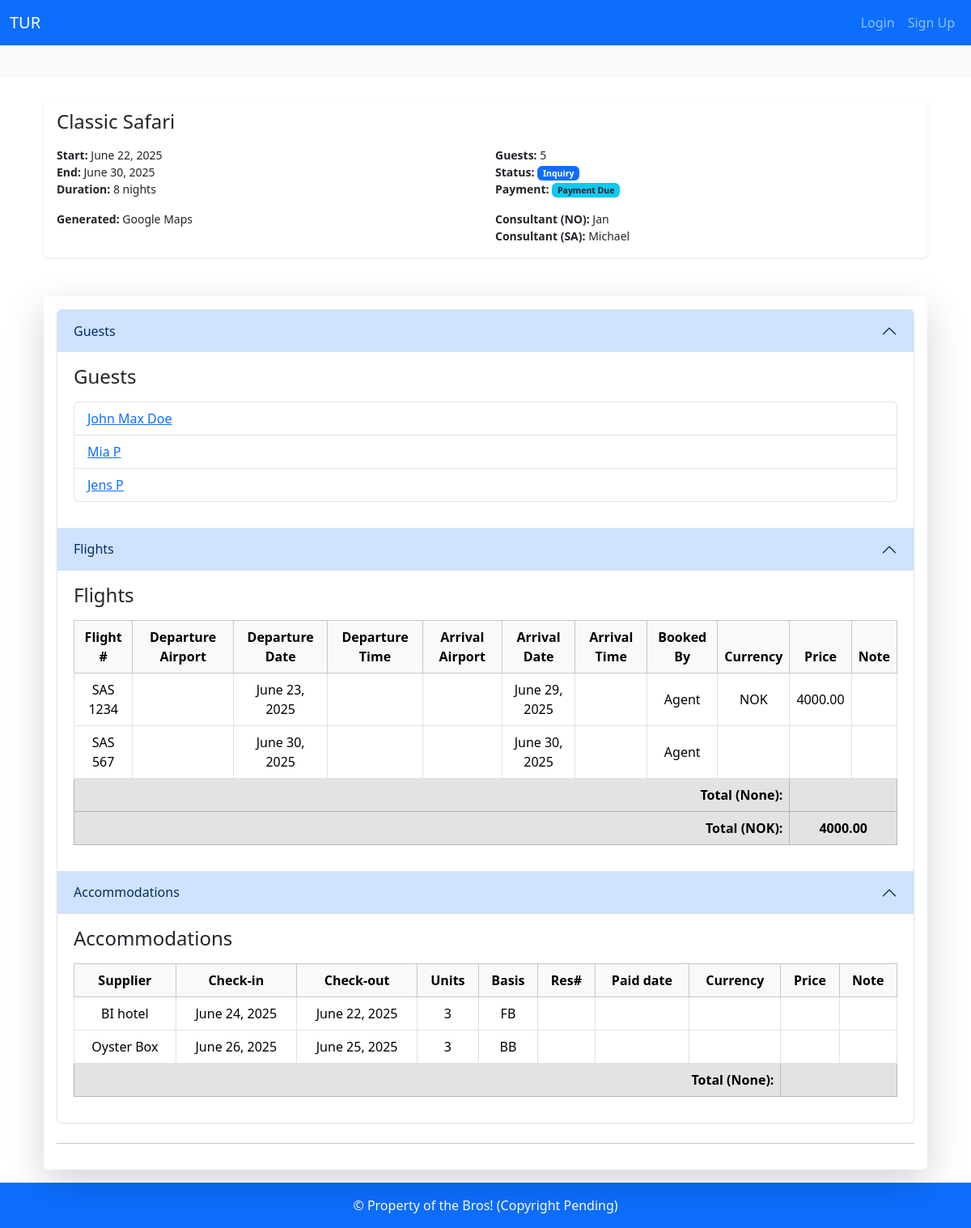
Screenshot of /trips/24 with the database file from the repository.
### booking_system/models.py (models this page shows, shortened)
class Trip(models.Model):
    name = models.CharField(max_length=64)
    number_of_guests = models.IntegerField()
    guests = models.ManyToManyField(Guest, related_name="trips", blank=True)
    start_date = models.DateField()
    end_date = models.DateField()
    generated = models.ForeignKey(Generated, on_delete=models.SET_NULL, blank=True, null=True)
    agent = models.ForeignKey(Agent, on_delete=models.SET_NULL, blank=True, null=True)
    payment_status = models.ForeignKey(PaymentStatus, on_delete=models.PROTECT, blank=True, null=True)
    trip_status = models.ForeignKey(TripStatus, on_delete=models.PROTECT, blank=True, null=True)
    no_consultant = models.ForeignKey(
        Consultant, on_delete=models.PROTECT, null=True, blank=True, related_name="no_consultant_trips", verbose_name='Norwegian consultant')
    sa_consultant = models.ForeignKey(
        Consultant, on_delete=models.PROTECT, null=True, blank=True, related_name="sa_consultant_trips", verbose_name='South African consultant')
    note = models.TextField(blank=True, null=True)
    class Meta:
        ordering = ["start_date"]
    def duration(self):
        if self.start_date and self.end_date:
            return (self.end_date - self.start_date).days
        return None

class TripStatus(models.Model):
    title = models.CharField(max_length=255, unique=True)
    description = models.CharField(max_length=255, blank= True, null=True)
    class Meta:
        verbose_name_plural = "TripStatuses"
    def __str__(self):
        return self.title

class PaymentStatus(models.Model):
    title = models.CharField(max_length=255, unique=True)
    description = models.CharField(max_length=255, blank= True, null=True)
    class Meta:
        verbose_name_plural = "PaymentStatuses"
    def __str__(self):
        return self.title

class Generated(models.Model):
    title = models.CharField(max_length=255, unique=True)
    def __str__(self):
        return self.title

class Consultant(models.Model):
    types = [
    ("NOR", "Norwegian"),
    ("ZAR", "South African"),
    ("OTHER", "Other"),
    ]
    user = models.OneToOneField(User, on_delete=models.CASCADE)
    type = models.CharField(max_length=32, choices=types)
    def __str__(self):
        return self.user.get_full_name() or self.user.username

class Guest(models.Model):
    first_name = models.CharField(max_length=50)
    last_name = models.CharField(max_length=50)
    middle_name = models.CharField(max_length=50, blank=True, null=True)
    date_of_birth = models.DateField(blank=True, null=True)
    email = models.EmailField(unique=True,blank=True, null=True)
    mobile = PhoneNumberField(region='NO')
    emergency_contact = models.ForeignKey(
        'self',
        on_delete=models.SET_NULL,
        blank=True,
        null=True,
        related_name="emergency_for"
    )
    def __str__(self):
        if self.middle_name:
            return f"{self.first_name} {self.middle_name} {self.last_name}"
        else:
            return f"{self.first_name} {self.last_name}"

class Flight(models.Model):
    trip = models.ForeignKey(Trip, on_delete=models.CASCADE)
    number = models.CharField(max_length=16)
    arrival_date = models.DateField(blank=True, null=True)
    arrival_time = models.TimeField(blank=True, null=True)
    arrival_airport = models.CharField(max_length=64, blank=True, null=True)
    departure_date = models.DateField(blank=True, null=True)
    departure_time = models.TimeField(blank=True, null=True)
    departure_airport = models.CharField(max_length=64, blank=True, null=True)
    price = models.DecimalField(max_digits=10, decimal_places=2, blank=True, null=True)
    currency = models.ForeignKey(Currency, on_delete=models.PROTECT, blank=True, null=True)
    booked_by = models.CharField(max_length=16)
    note = models.TextField(blank=True, null=True)

class Currency(models.Model):
    name = models.CharField(max_length=32)
    code = models.CharField(max_length=3)
    class Meta:
        verbose_name_plural = "Currencies"

class Accommodation(models.Model):
    trip = models.ForeignKey(Trip, on_delete=models.PROTECT)
    supplier = models.ForeignKey(Supplier, on_delete=models.PROTECT)
    units = models.IntegerField(blank=True, null=True)
    arrival_date = models.DateField()
    departure_date = models.DateField()
    basis = models.ForeignKey(Basis, on_delete=models.PROTECT, blank=True, null=True)
    price = models.DecimalField(max_digits=10, decimal_places=2, blank=True, null=True)
    currency = models.ForeignKey(Currency, on_delete=models.PROTECT, blank=True, null=True)
    reservation_number = models.CharField(max_length=256,blank=True, null=True )
    paid= models.BooleanField(blank=True, null=True)
    paid_date = models.DateField(blank=True, null=True)
    note = models.TextField(blank=True)

class Supplier(models.Model):
    name = models.CharField(max_length=64)
    def __str__(self):
        return self.name

class Basis(models.Model):
    code = models.CharField(max_length=3)
    description  = models.TextField()
    def __str__(self):
        return self.code

### booking_system/views.py (the view)
def trip_view(request,trip_id):
    trip = get_object_or_404(Trip,id=trip_id)
    flights = Flight.objects.filter(trip=trip)
    flight_totals_by_currency = (
    flights.values('currency__code').annotate(total_price=Sum('price')).order_by('currency__code')
    )
    accommodations = Accommodation.objects.filter(trip=trip)
    acc_totals_by_currency = (
    accommodations.values('currency__code').annotate(total_price=Sum('price')).order_by('currency__code')
    )
    return render(request, 'booking_system//trip/trip_view.html', {
        'trip': trip,
        "view": True,
        'flights': flights,
        'flight_totals_by_currency': flight_totals_by_currency,
        'accommodations': accommodations,
        'acc_totals_by_currency': acc_totals_by_currency,
    })

### booking_system/templates/booking_system/trip/trip_view.html (shortened to what this page needs)
{% extends "base.html" %}
{% block body %}
{% include "booking_system/partials/trip_details.html" %}
<div class="container mt-5">
<div class="card shadow-lg border-0">
<div class="card-body">
      <div class="accordion mb-4" id="tripDetailsAccordion">
        <div class="accordion-item">
          <h2 class="accordion-header" id="headingGuests">
            <button class="accordion-button collapse show" type="button" data-bs-toggle="collapse"
                    data-bs-target="#collapseGuests" aria-expanded="true" aria-controls="collapseGuests">
              Guests
            </button>
          </h2>
          <div id="collapseGuests" class="accordion-collapse collapse show" aria-labelledby="headingGuests" >
            <div class="accordion-body">
              <div class="d-flex justify-content-between align-items-center mb-3">
                <h4 class="m-0">Guests</h4>
              </div>
              {% if trip.guests.exists %}
              <ul class="list-group mb-3">
                {% for guest in trip.guests.all %}
                <li class="list-group-item d-flex justify-content-between align-items-center">
                <a href="{% url 'guest_view' guest.id %}">{{ guest }}</a>
                </li>
                {% endfor %}
              </ul>
              {% else %}
              <p class="text-muted mb-3">No guests added yet.</p>
              <a href="{% url 'trip_guest_search' trip.id 0 %}" class="btn btn-sm btn-outline-primary">Add Guests</a>
              {% endif %}
            </div>
          </div>
        </div>
        <div class="accordion-item">
          <h2 class="accordion-header" id="headingFlights">
            <button class="accordion-button collapse show" type="button" data-bs-toggle="collapse"
                    data-bs-target="#collapseFlights" aria-expanded="true" aria-controls="collapseFlights">
              Flights
            </button>
          </h2>
          <div id="collapseFlights" class="accordion-collapse collapse show" aria-labelledby="headingFlights" >
            <div class="accordion-body">
              {% if flights %}
                {% include "booking_system/partials/flight_table.html" %}
              {% else %}
                <p class="text-muted mb-3">No flights added yet.</p>
                {% if user.is_authenticated %}
                <a href="{% url 'trip_add_flights' trip.id %}" class="btn btn-sm btn-outline-primary">Add Flights</a>
                {% endif %}
              {% endif %}
            </div>
          </div>
        </div>
        <div class="accordion-item">
          <h2 class="accordion-header" id="headingAccommodations">
            <button class="accordion-button collapse show" type="button" data-bs-toggle="collapse"
                    data-bs-target="#collapseAccommodations" aria-expanded="true" aria-controls="collapseAccommodations">
              Accommodations
            </button>
          </h2>
          <div id="collapseAccommodations" class="accordion-collapse collapse show" aria-labelledby="headingAccommodations">
            <div class="accordion-body">
              {% if accommodations %}
              {% include "booking_system/partials/accommodation_table.html" %}
            {% else %}
              <p class="text-muted mb-3">No accommodations added yet.</p>
              {% if user.is_authenticated %}
              <a href="{% url 'trip_add_accommodations' trip.id %}" class="btn btn-sm btn-outline-primary">Add Accommodations</a>
              {% endif %}
            {% endif %}
            </div>
          </div>
        </div>
      </div>
      <hr>
    </div>
  </div>
</div>
{% endblock %}

### booking_system/templates/booking_system/partials/trip_details.html (shortened to what this page needs)
<div class="container mt-4">
    <div class="card shadow-sm border-0">
      <div class="card-body">
        <div class="d-flex justify-content-between align-items-center mb-3">
          <h4 class="card-title mb-0">{{ trip.name }}</h4>
        </div>
        <div class="row small">
          <div class="col-md-6">
            <strong>Start:</strong> {{ trip.start_date }}<br>
            <strong>End:</strong> {{ trip.end_date }}<br>
            <strong>Duration:</strong> {{ trip.duration }} nights
          </div>
          <div class="col-md-6">
            <strong>Guests:</strong> {{ trip.number_of_guests }}<br>
            <strong>Status:</strong> <span class="badge bg-primary">{{ trip.trip_status }}</span><br>
            <strong>Payment:</strong> <span class="badge bg-info text-dark">{{ trip.payment_status }}</span>
          </div>
        </div>
        <div class="row mt-3 small">
          <div class="col-md-6">
            <strong>Generated:</strong> {{ trip.generated }}<br>
          </div>
          <div class="col-md-6">
            {% if trip.no_consultant %}
            <strong>Consultant (NO):</strong> {{ trip.no_consultant }}<br>
            {% endif %}
            {% if trip.sa_consultant %}
            <strong>Consultant (SA):</strong> {{ trip.sa_consultant }}
            {% endif %}
          </div>
        </div>
      </div>
    </div>
  </div>

### booking_system/templates/booking_system/partials/flight_table.html (shortened to what this page needs)
      <div class="d-flex justify-content-between align-items-center mb-3">
        <h4 class="m-0">Flights</h4>
      </div>
      <div class="table-responsive">
        <table class="table table-bordered align-middle text-center">
          <thead class="table-light">
            <tr>
              <th>Flight #</th>
              <th>Departure Airport</th>
              <th>Departure Date</th>
              <th>Departure Time</th>
              <th>Arrival Airport</th>
              <th>Arrival Date</th>
              <th>Arrival Time</th>
              <th>Booked By</th>
              <th>Currency</th>
              <th>Price</th>
              <th>Note</th>
            </tr>
          </thead>
          <tbody>
            {% for flight in flights %}
            <tr>
              <td>{{ flight.number|default_if_none:"" }}</td>
              <td>{{ flight.departure_airport|default_if_none:"" }}</td>
              <td>{{ flight.departure_date|date:"F d, Y"|default_if_none:"" }}</td>
              <td>{{ flight.departure_time|default_if_none:"" }}</td>
              <td>{{ flight.arrival_airport|default_if_none:"" }}</td>
              <td>{{ flight.arrival_date|date:"F d, Y"|default_if_none:"" }}</td>
              <td>{{ flight.arrival_time|default_if_none:"" }}</td>
              <td>{{ flight.booked_by|default_if_none:"" }}</td>
              <td>{{ flight.currency.code|default_if_none:"" }}</td>
              <td>{{ flight.price|default_if_none:"" }}</td>
              <td class="text-start">{{ flight.note|default_if_none:"" }}</td>
            </tr>
            {% endfor %}
            {% for row in flight_totals_by_currency %}
            <tr class="table-secondary fw-bold">
              <td colspan="9" class="text-end">Total ({{ row.currency__code }}):</td>
              <td colspan="2">{{ row.total_price|floatformat:2 }}</td>
            </tr>
            {% endfor %}
          </tbody>
        </table>
      </div>

### booking_system/templates/booking_system/partials/accommodation_table.html (shortened to what this page needs)
      <div class="d-flex justify-content-between align-items-center mb-3">
        <h4 class="m-0">Accommodations</h4>
      </div>
      <div class="table-responsive">
        <table class="table table-bordered align-middle text-center">
          <thead class="table-light">
            <tr>
              <th>Supplier</th>
              <th>Check-in</th>
              <th>Check-out</th>
              <th>Units</th>
              <th>Basis</th>
              <th>Res#</th>
              <th>Paid date</th>
              <th>Currency</th>
              <th>Price</th>
              <th>Note</th>
            </tr>
          </thead>
          <tbody>
            {% for acc in accommodations %}
            <tr>
              <td>{{ acc.supplier|default_if_none:"" }}</td>
              <td>{{ acc.departure_date|date:"F d, Y"|default_if_none:"" }}</td>
              <td>{{ acc.arrival_date|date:"F d, Y"|default_if_none:"" }}</td>
              <td>{{ acc.units|default_if_none:"" }}</td>
              <td>{{ acc.basis|default_if_none:"" }}</td>
              <td>{{ acc.reservation_number|default_if_none:"" }}</td>
              <td>{{ acc.paid_date|date:"F d, Y"|default_if_none:"" }}</td>
              <td>{{ acc.currency.code|default_if_none:"" }}</td>
              <td>{{ acc.price|default_if_none:"" }}</td>
              <td class="text-start">{{ acc.note|default_if_none:"" }}</td>
            </tr>
            {% endfor %}
            {% for row in acc_totals_by_currency %}
            <tr class="table-secondary fw-bold">
              <td colspan="8" class="text-end">Total ({{ row.currency__code }}):</td>
              <td colspan="2">{{ row.total_price|floatformat:2 }}</td>
            </tr>
            {% endfor %}
          </tbody>
        </table>
      </div>

### rows the page displays
Trip: name "Classic Safari", start_date "June 22, 2025", end_date "June 30, 2025", duration "8", number_of_guests "5", trip_status "Inquiry", payment_status "Payment Due", generated "Google Maps", no_consultant "Jan", sa_consultant "Michael"
Guest: middle_name+first_name+last_name "John Max Doe"
Guest: middle_name+first_name+last_name "Mia P"
Guest: middle_name+first_name+last_name "Jens P"
Flight: number "SAS 1234", departure_date "June 23, 2025", arrival_date "June 29, 2025", booked_by "Agent", currency.code "NOK", price "4000.00"
Flight: number "SAS 567", departure_date "June 30, 2025", arrival_date "June 30, 2025", booked_by "Agent"
Accommodation: supplier "BI hotel", departure_date "June 24, 2025", arrival_date "June 22, 2025", units "3", basis "FB"
Accommodation: supplier "Oyster Box", departure_date "June 26, 2025", arrival_date "June 25, 2025", units "3", basis "BB"

### other values shown
{{ row.currency__code }} "None" "NOK"
{{ row.total_price|floatformat:2 }} "4000.00"
{{ row.currency__code }} "None"
